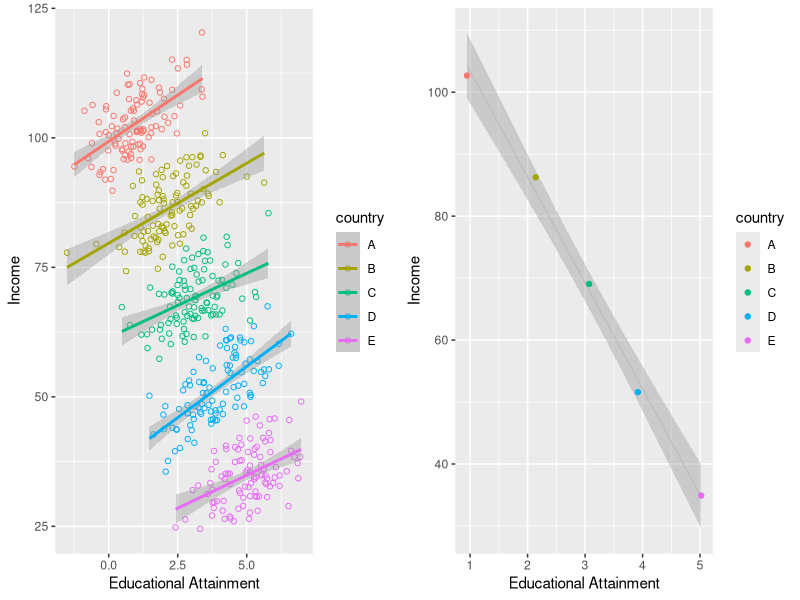

This figure's R source:
## ---- chunk 1
knitr::opts_chunk$set(echo = TRUE)
knitr::opts_chunk$set(fig.path="img/ecofall/")
## ---- chunk 2
library(tidyverse)
library(gridExtra)
cont.list <- c('A','B','C','D','E')
nsam <- 100
tbl <- tibble(country=rep(cont.list,each=nsam), bl=rep(seq(100,by=-20,length.out=length(cont.list)),each=nsam))
for (i in seq_along(cont.list <- c('A','B','C','D','E'))){
  tbl[tbl$country==cont.list[i],'EA'] <- rnorm(nsam, mean=i)
}
tbl <- tbl %>% mutate(income=3*EA+bl+rnorm(n=nsam,sd=5))
tbl2 <- tbl %>% group_by(country) %>% summarize(mean_EA=mean(EA), mean_income=mean(income))
## ---- chunk 3
p1 <- ggplot(tbl, aes(x=EA, y=income, color=country)) + geom_point(shape=1) + geom_smooth(method=lm) + ylab('Income') + xlab('Educational Attainment')
p2 <- ggplot(tbl2, aes(x=mean_EA, y=mean_income, color=country)) + geom_smooth(method=lm, size=0.5, color='grey') + ylab('Income') + xlab('Educational Attainment') + geom_point(shape=19)
grid.arrange(p1, p2, nrow=1)
